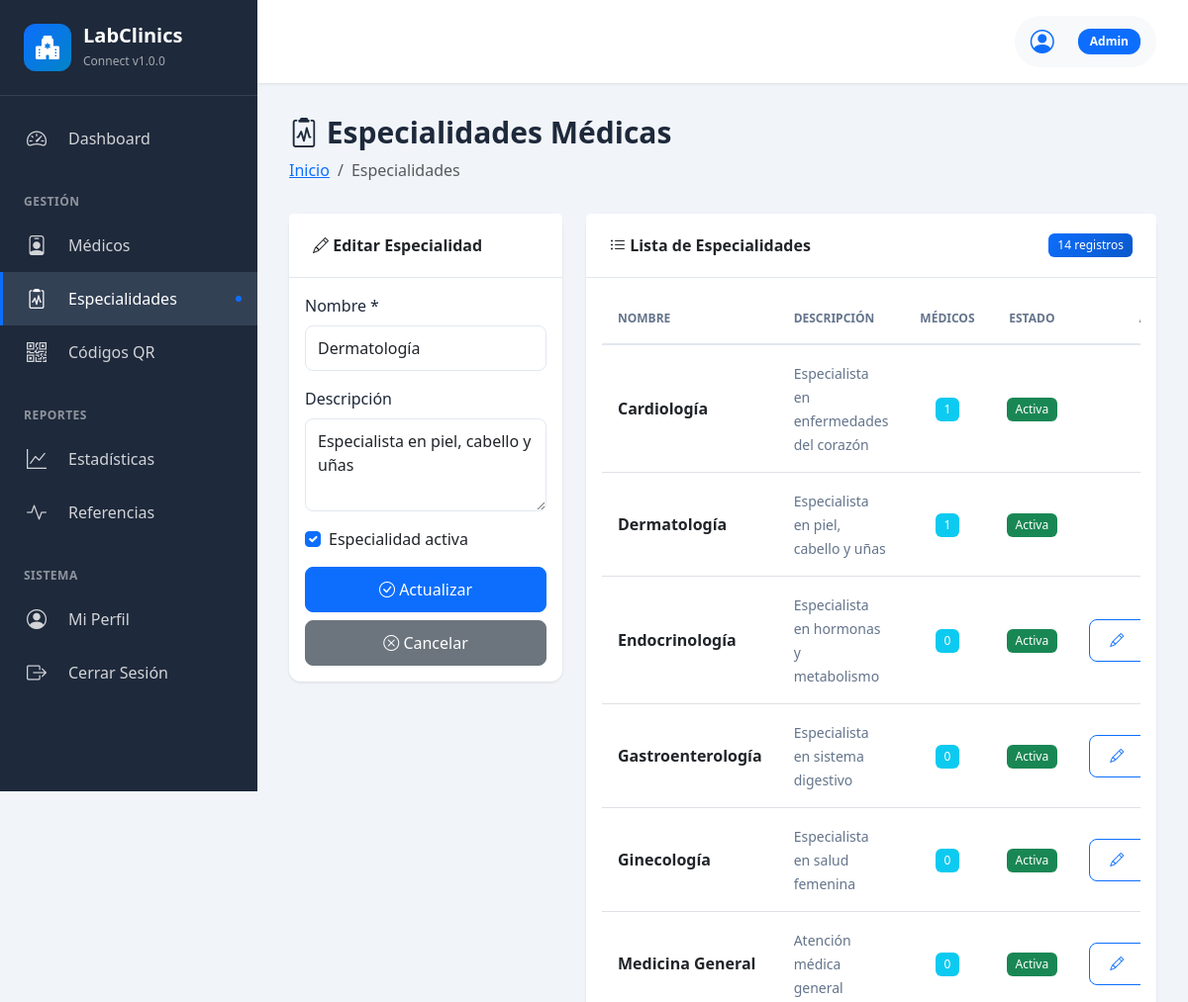
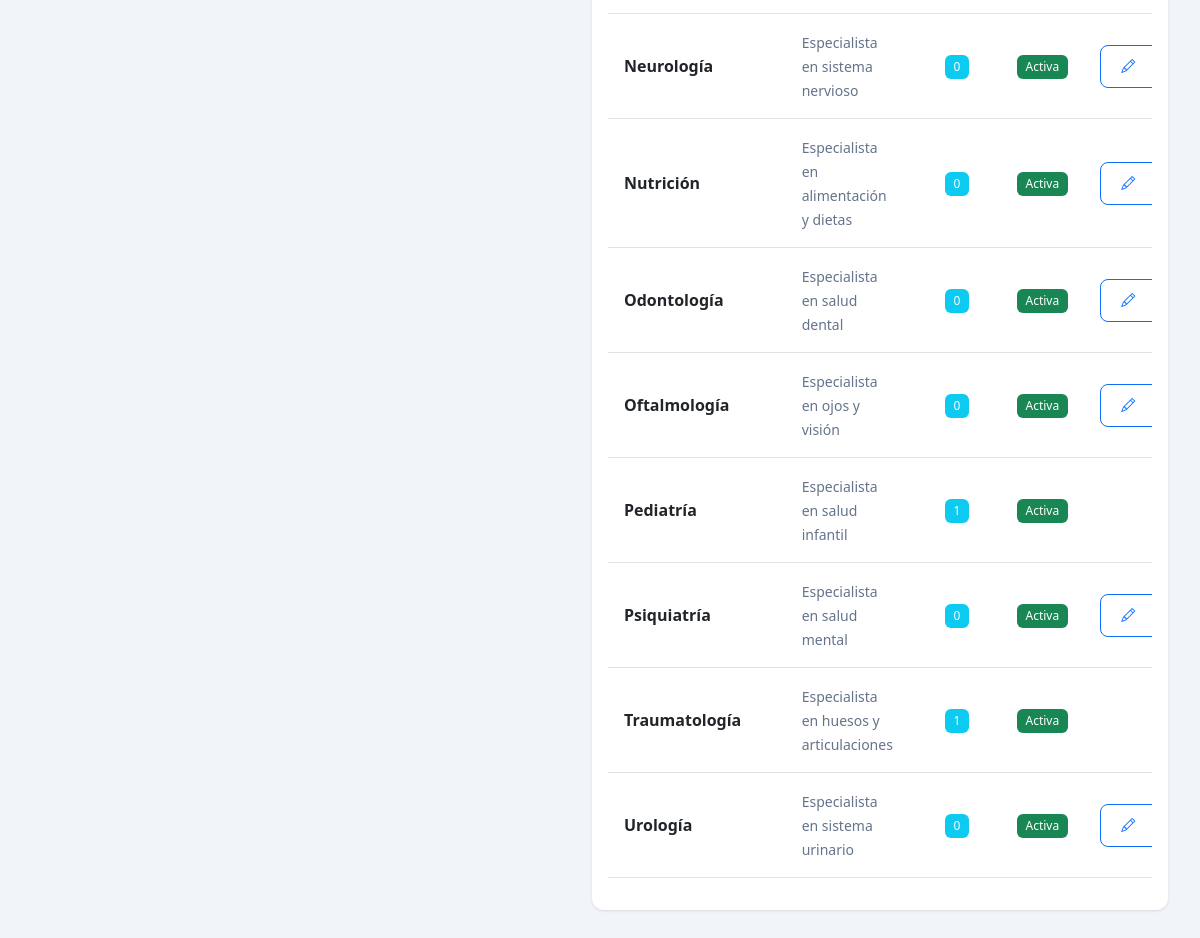
Page /admin/especialidades.php?edit=2 (signed in) on the committed database (2 pictures, top to bottom).
### tables this page shows
CREATE TABLE especialidades (
    id INT AUTO_INCREMENT PRIMARY KEY,
    nombre VARCHAR(100) NOT NULL UNIQUE,
    descripcion TEXT,
    activo BOOLEAN DEFAULT 1,
    created_at TIMESTAMP DEFAULT CURRENT_TIMESTAMP,
    INDEX idx_nombre (nombre)
);

### public/admin/especialidades.php (the view, shortened to what this page needs)
<?php
$pdo = getConnection();
$stmt = $pdo->query("
    SELECT e.*, COUNT(m.id) as total_medicos
    FROM especialidades e
    LEFT JOIN medicos m ON e.id = m.especialidad_id AND m.activo = 1
    GROUP BY e.id
    ORDER BY e.nombre
");
$especialidades = $stmt->fetchAll();
$editando = null;
if (isset($_GET['edit'])) {
    $stmt = $pdo->prepare("SELECT * FROM especialidades WHERE id = ?");
    $stmt->execute([$_GET['edit']]);
    $editando = $stmt->fetch();
}
include __DIR__ . '/../../src/templates/admin-header.php';
?>
<div class="page-header">
    <h1><i class="bi bi-clipboard2-pulse"></i> Especialidades Médicas</h1>
    <nav aria-label="breadcrumb">
        <ol class="breadcrumb">
            <li class="breadcrumb-item"><a href="index.php">Inicio</a></li>
            <li class="breadcrumb-item active">Especialidades</li>
        </ol>
    </nav>
</div>
<div class="row">
    <div class="col-md-4 mb-4">
        <div class="card">
            <div class="card-header">
                <i class="bi bi-<?php echo $editando ? 'pencil' : 'plus-circle'; ?>"></i>
                <?php echo $editando ? 'Editar Especialidad' : 'Nueva Especialidad'; ?>
            </div>
            <div class="card-body">
                <form method="POST">
                    <div class="mb-3">
                        <label for="nombre" class="form-label">Nombre *</label>
                        <input type="text" class="form-control" id="nombre" name="nombre"
                               value="<?php echo $editando ? htmlspecialchars($editando['nombre']) : ''; ?>"
                               required>
                    </div>
                    <div class="mb-3">
                        <label for="descripcion" class="form-label">Descripción</label>
                        <textarea class="form-control" id="descripcion" name="descripcion" rows="3"><?php echo $editando ? htmlspecialchars($editando['descripcion']) : ''; ?></textarea>
                    </div>
                    <?php if ($editando): ?>
                        <div class="mb-3">
                            <div class="form-check">
                                <input class="form-check-input" type="checkbox" id="activo" name="activo"
                                       <?php echo $editando['activo'] ? 'checked' : ''; ?>>
                                <label class="form-check-label" for="activo">
                                    Especialidad activa
                                </label>
                            </div>
                        </div>
                    <?php endif; ?>
                    <div class="d-grid gap-2">
                        <button type="submit" class="btn btn-primary">
                            <i class="bi bi-<?php echo $editando ? 'check' : 'plus'; ?>-circle"></i>
                            <?php echo $editando ? 'Actualizar' : 'Crear'; ?>
                        </button>
                        <?php if ($editando): ?>
                            <a href="especialidades.php" class="btn btn-secondary">
                                <i class="bi bi-x-circle"></i> Cancelar
                            </a>
                        <?php endif; ?>
                    </div>
                </form>
            </div>
        </div>
    </div>
    <div class="col-md-8 mb-4">
        <div class="card">
            <div class="card-header d-flex justify-content-between align-items-center">
                <span><i class="bi bi-list-ul"></i> Lista de Especialidades</span>
                <span class="badge bg-primary"><?php echo count($especialidades); ?> registros</span>
            </div>
            <div class="card-body">
                <?php if (empty($especialidades)): ?>
                    <p class="text-muted text-center py-4">No hay especialidades registradas</p>
                <?php else: ?>
                    <div class="table-responsive">
                        <table class="table table-hover">
                            <thead>
                                <tr>
                                    <th>Nombre</th>
                                    <th>Descripción</th>
                                    <th class="text-center">Médicos</th>
                                    <th class="text-center">Estado</th>
                                    <th class="text-end">Acciones</th>
                                </tr>
                            </thead>
                            <tbody>
                                <?php foreach ($especialidades as $esp): ?>
                                    <tr>
                                        <td>
                                            <strong><?php echo htmlspecialchars($esp['nombre']); ?></strong>
                                        </td>
                                        <td>
                                            <small class="text-muted">
                                                <?php echo htmlspecialchars(substr($esp['descripcion'], 0, 50)); ?>
                                            </small>
                                        </td>
                                        <td class="text-center">
                                            <span class="badge bg-info"><?php echo $esp['total_medicos']; ?></span>
                                        </td>
                                        <td class="text-center">
                                            <?php if ($esp['activo']): ?>
                                                <span class="badge bg-success">Activa</span>
                                            <?php else: ?>
                                                <span class="badge bg-secondary">Inactiva</span>
                                            <?php endif; ?>
                                        </td>
                                        <td class="text-end">
                                            <div class="btn-group btn-group-sm">
                                                <a href="especialidades.php?edit=<?php echo $esp['id']; ?>"
                                                   class="btn btn-outline-primary" title="Editar">
                                                    <i class="bi bi-pencil"></i>
                                                </a>
                                            </div>
                                        </td>
                                    </tr>
                                <?php endforeach; ?>
                            </tbody>
                        </table>
                    </div>
                <?php endif; ?>
            </div>
        </div>
    </div>
</div>
<?php include __DIR__ . '/../../src/templates/admin-footer.php'; ?>

### public/assets/css/admin-dashboard.css (style rules this page uses)
:root { --sidebar-width: 260px; --sidebar-bg: #1e293b; --sidebar-hover: #334155; --primary-color: #0ea5e9; --primary-dark: #0284c7; --text-primary: #1e293b; --text-muted: #64748b; --bg-light: #f1f5f9; --border-color: #e2e8f0; }
body { font-family: 'Inter', -apple-system, BlinkMacSystemFont, 'Segoe UI', sans-serif; background-color: var(--bg-light); color: var(--text-primary); }
.page-header { margin-bottom: 2rem; }
.page-header h1 { font-size: 1.875rem; font-weight: 700; color: var(--text-primary); margin: 0; }
.page-header .breadcrumb { background: none; padding: 0; margin: 0.5rem 0 0 0; }
.card { border: none; border-radius: 0.75rem; box-shadow: 0 1px 3px rgba(0,0,0,0.1); margin-bottom: 1.5rem; background: white; }
.card-header { background: white; border-bottom: 1px solid var(--border-color); padding: 1.25rem 1.5rem; font-weight: 600; }
.btn { padding: 0.625rem 1.25rem; border-radius: 0.5rem; font-weight: 500; transition: all 0.2s ease; }
.btn-primary { background: var(--primary-color); border-color: var(--primary-color); }
.table { background: white; }
.table thead th { border-bottom: 2px solid var(--border-color); font-weight: 600; text-transform: uppercase; font-size: 0.75rem; color: var(--text-muted); padding: 1rem; }
.table tbody td { padding: 1rem; vertical-align: middle; }
.form-control { border-radius: 0.5rem; border: 1px solid var(--border-color); padding: 0.625rem 0.75rem; }
.form-label { font-weight: 500; margin-bottom: 0.5rem; color: var(--text-primary); }
.badge { padding: 0.375rem 0.75rem; border-radius: 0.375rem; font-weight: 500; }
.text-muted { color: var(--text-muted) !important; }

### public/assets/css/global.css (style rules this page uses)
:root { --primary-color: #0d6efd; --secondary-color: #6c757d; --success-color: #198754; --danger-color: #dc3545; --light-bg: #f8f9fa; }
body { font-family: 'Segoe UI', Tahoma, Geneva, Verdana, sans-serif; color: #333; }
.card { transition: transform 0.2s, box-shadow 0.2s; }
.btn { transition: all 0.3s ease; }
.table-responsive { border-radius: 0.375rem; }
.badge { font-weight: 500; padding: 0.5em 0.75em; }
.bg-primary { background: linear-gradient(135deg, #0d6efd 0%, #0a58ca 100%) !important; }
.card, .alert { animation: fadeIn 0.5s ease-out; }
.card a { text-decoration: none; }
* { transition: color 0.15s ease-in-out, background-color 0.15s ease-in-out, border-color 0.15s ease-in-out; }

### rows in the picture
especialidades: nombre "Dermatología", descripcion "Especialista en piel, cabello y uñas", activo "☑", total_medicos "1", shows "Activa"
especialidades: nombre "Cardiología", descripcion "Especialista en enfermedades del corazón", total_medicos "1", activo "Activa"
especialidades: nombre "Endocrinología", descripcion "Especialista en hormonas y metabolismo", total_medicos "0", activo "Activa"
especialidades: nombre "Gastroenterología", descripcion "Especialista en sistema digestivo", total_medicos "0", activo "Activa"
especialidades: nombre "Ginecología", descripcion "Especialista en salud femenina", total_medicos "0", activo "Activa"
especialidades: nombre "Medicina General", descripcion "Atención médica general", total_medicos "0", activo "Activa"
especialidades: nombre "Neurología", descripcion "Especialista en sistema nervioso", total_medicos "0", activo "Activa"
especialidades: nombre "Nutrición", descripcion "Especialista en alimentación y dietas", total_medicos "0", activo "Activa"
especialidades: nombre "Odontología", descripcion "Especialista en salud dental", total_medicos "0", activo "Activa"
especialidades: nombre "Oftalmología", descripcion "Especialista en ojos y visión", total_medicos "0", activo "Activa"
especialidades: nombre "Pediatría", descripcion "Especialista en salud infantil", total_medicos "1", activo "Activa"
especialidades: nombre "Psiquiatría", descripcion "Especialista en salud mental", total_medicos "0", activo "Activa"
especialidades: nombre "Traumatología", descripcion "Especialista en huesos y articulaciones", total_medicos "1", activo "Activa"
especialidades: nombre "Urología", descripcion "Especialista en sistema urinario", total_medicos "0", activo "Activa"

### other values in the picture
SITE_SHORT_NAME "LabClinics"
SITE_VERSION "1.0.0"
count($especialidades) "14"
